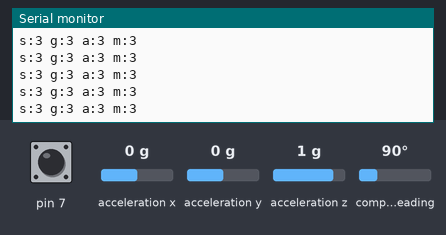
The sketch below on a simulated Arduino Uno, built with avr-gcc and run on an emulated ATmega328P. Shown: the last lines printed to the serial monitor. Inputs (shaded band) come from the test bench; at power-on: pin 7 HIGH, compass heading 90°, acceleration x 0 g, acceleration y 0 g, acceleration z 1 g.

Above: at 1.4 s.
1.5 s: pin 7 pulled LOW for 0.25 s
At 2.2 s:
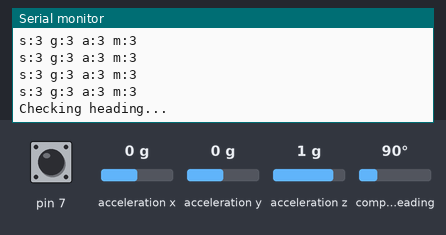
4.1 s: compass heading set to 7°
At 4.12 s:
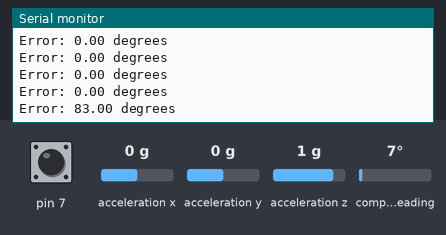
5.7 s: compass heading set to 180°
At 5.77 s:
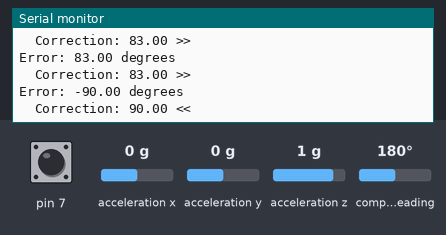
Timing chart, 0 to 8.7 s (numbered marks = the images above; inputs shaded):
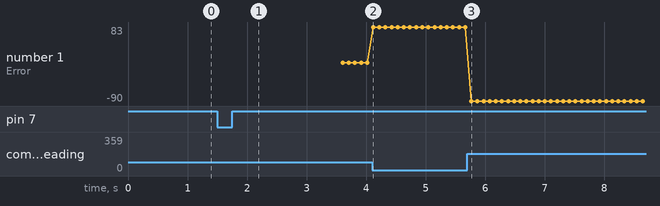

The sketch:

BNO055_Test_1.ino
```cpp
#include <Wire.h>
#include <Adafruit_Sensor.h>
#include <Adafruit_BNO055.h>
#include <utility/imumaths.h>

Adafruit_BNO055 bno = Adafruit_BNO055();
//adafruit_bno055_offsets_t calibration; //11 values that can all by set to 65535

imu::Vector<3> data;
float heading = 0.0;

void setup() {
  pinMode(7, INPUT_PULLUP);
  Serial.begin(115200);
  if(!bno.begin()) {
    Serial.println("No BNO055 detected.");
    while(1);
  }

  bno.setExtCrystalUse(true);

  bno.setMode(Adafruit_BNO055::OPERATION_MODE_IMUPLUS);


  uint8_t s, g, a, m;
  bno.getCalibration(&s, &g, &a, &m);
  while(true) {
    bno.getCalibration(&s, &g, &a, &m);
    //if(s+g+m >= 9) break;
    Serial.print("s:");
    Serial.print(s);
    Serial.print(" g:");
    Serial.print(g);
    Serial.print(" a:");
    Serial.print(a);
    Serial.print(" m:");
    Serial.print(m);

    Serial.println();
    delay(200);

    if(!digitalRead(7)) break;
  }


  Serial.println("Checking heading...");
  delay(1000);
  data = bno.getVector(Adafruit_BNO055::VECTOR_EULER);
  heading = data.x();
  Serial.println("Initial heading acquired.");
  delay(1000);
}

float error_threshold = 3; // number of degrees error before applying corrections

void loop() {
  // Possible vector values can be:
  // - VECTOR_ACCELERMOETER - m/s^2
  // - VECTOR_MAGNETOMETER  - uT
  // - VECTOR_GYROSCOPE     - rad/s
  // - VECTOR_EULER         - degrees
  // - VECTOR_LINEARACCEL   - m/s^2
  // - VECTOR_GRAVITY       - m/s^2

  data = bno.getVector(Adafruit_BNO055::VECTOR_EULER);

  float error = heading-data.x();
  Serial.print("Error: ");
  Serial.print(error); // fields accessed as methods
  Serial.println(" degrees");

  if(abs(error) > error_threshold) {
    Serial.print("\tCorrection: ");
    Serial.print(abs(error));
    Serial.println(error > 0 ? " >>" : " <<");
  }

  // max fusion rate is 100 Hz, meaning min 10 ms rate
  delay(100);

  // note: without calibration, the yaw angle appears stable as long
  // as the sensor stays more or less flat.
}

/*
   360-0
270     90
    180
*/
```

Measured:
- after the input at 1.5 s, the serial monitor: prints a new line after 0.10 s (image 1)
- after the input at 4.1 s, the serial monitor: prints a new line at once (image 2)
- after the input at 5.7 s, the serial monitor: prints a new line after 0.07 s (image 3)
- plotted number 1: 0 → 83 after the input at 4.1 s, 83 → -90 after the input at 5.7 s
